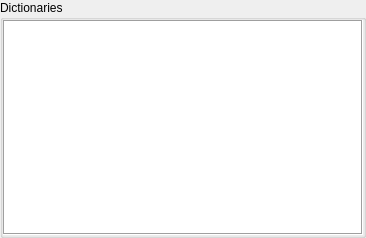
<?xml version="1.0" encoding="UTF-8"?>
<ui version="4.0">
 <class>DictionariesWidget</class>
 <widget class="QGroupBox" name="DictionariesWidget">
  <property name="geometry">
   <rect>
    <x>0</x>
    <y>0</y>
    <width>366</width>
    <height>238</height>
   </rect>
  </property>
  <property name="sizePolicy">
   <sizepolicy hsizetype="Expanding" vsizetype="Expanding">
    <horstretch>0</horstretch>
    <verstretch>0</verstretch>
   </sizepolicy>
  </property>
  <property name="windowTitle">
   <string notr="true"/>
  </property>
  <property name="title">
   <string>Dictionaries</string>
  </property>
  <layout class="QVBoxLayout" name="verticalLayout">
   <property name="leftMargin">
    <number>0</number>
   </property>
   <property name="topMargin">
    <number>0</number>
   </property>
   <property name="rightMargin">
    <number>0</number>
   </property>
   <property name="bottomMargin">
    <number>0</number>
   </property>
   <item>
    <widget class="QListView" name="view">
     <property name="accessibleName">
      <string>Dictionaries</string>
     </property>
     <property name="frameShape">
      <enum>QFrame::Box</enum>
     </property>
     <property name="tabKeyNavigation">
      <bool>false</bool>
     </property>
     <property name="showDropIndicator" stdset="0">
      <bool>true</bool>
     </property>
     <property name="dragEnabled">
      <bool>true</bool>
     </property>
     <property name="dragDropOverwriteMode">
      <bool>false</bool>
     </property>
     <property name="dragDropMode">
      <enum>QAbstractItemView::DragDrop</enum>
     </property>
     <property name="defaultDropAction">
      <enum>Qt::IgnoreAction</enum>
     </property>
     <property name="alternatingRowColors">
      <bool>true</bool>
     </property>
     <property name="selectionMode">
      <enum>QAbstractItemView::ExtendedSelection</enum>
     </property>
     <property name="selectionBehavior">
      <enum>QAbstractItemView::SelectRows</enum>
     </property>
     <property name="textElideMode">
      <enum>Qt::ElideMiddle</enum>
     </property>
     <property name="uniformItemSizes">
      <bool>true</bool>
     </property>
    </widget>
   </item>
  </layout>
  <action name="action_EditDictionaries">
   <property name="icon">
    <iconset resource="resources.qrc">
     <normaloff>:/resources/pencil.svg</normaloff>:/resources/pencil.svg</iconset>
   </property>
   <property name="text">
    <string>&amp;Edit dictionaries</string>
   </property>
   <property name="toolTip">
    <string>Edit selected dictionaries.</string>
   </property>
   <property name="shortcut">
    <string>Ctrl+E</string>
   </property>
  </action>
  <action name="action_SaveDictionaries">
   <property name="icon">
    <iconset resource="resources.qrc">
     <normaloff>:/resources/save.svg</normaloff>:/resources/save.svg</iconset>
   </property>
   <property name="text">
    <string>&amp;Save dictionaries as...</string>
   </property>
   <property name="toolTip">
    <string>Save the selected dictionaries: create a new copy of each dictionary, or merge them into a new dictionary.</string>
   </property>
   <property name="shortcut">
    <string>Ctrl+S</string>
   </property>
  </action>
  <action name="action_RemoveDictionaries">
   <property name="icon">
    <iconset resource="resources.qrc">
     <normaloff>:/resources/remove.svg</normaloff>:/resources/remove.svg</iconset>
   </property>
   <property name="text">
    <string>&amp;Remove dictionaries</string>
   </property>
   <property name="toolTip">
    <string>Remove selected dictionaries.</string>
   </property>
   <property name="shortcut">
    <string>Del</string>
   </property>
  </action>
  <action name="action_Undo">
   <property name="icon">
    <iconset resource="resources.qrc">
     <normaloff>:/resources/undo.svg</normaloff>:/resources/undo.svg</iconset>
   </property>
   <property name="text">
    <string>&amp;Undo</string>
   </property>
   <property name="toolTip">
    <string>Undo last add/delete/reorder operation.</string>
   </property>
   <property name="shortcut">
    <string>Ctrl+Z</string>
   </property>
  </action>
  <action name="action_AddDictionaries">
   <property name="icon">
    <iconset resource="resources.qrc">
     <normaloff>:/resources/add.svg</normaloff>:/resources/add.svg</iconset>
   </property>
   <property name="text">
    <string>&amp;Add dictionaries</string>
   </property>
   <property name="toolTip">
    <string>Add dictionaries.</string>
   </property>
   <property name="shortcut">
    <string>Ctrl+O</string>
   </property>
  </action>
  <action name="action_AddTranslation">
   <property name="icon">
    <iconset resource="resources.qrc">
     <normaloff>:/resources/translation_add.svg</normaloff>:/resources/translation_add.svg</iconset>
   </property>
   <property name="text">
    <string>Add &amp;translation</string>
   </property>
   <property name="toolTip">
    <string>Add a new translation.</string>
   </property>
   <property name="shortcut">
    <string>Ctrl+N</string>
   </property>
  </action>
  <action name="action_MoveDictionariesUp">
   <property name="icon">
    <iconset resource="resources.qrc">
     <normaloff>:/resources/up.svg</normaloff>:/resources/up.svg</iconset>
   </property>
   <property name="text">
    <string>Move dictionaries &amp;up</string>
   </property>
   <property name="toolTip">
    <string>Move selected dictionaries up.</string>
   </property>
  </action>
  <action name="action_MoveDictionariesDown">
   <property name="icon">
    <iconset resource="resources.qrc">
     <normaloff>:/resources/down.svg</normaloff>:/resources/down.svg</iconset>
   </property>
   <property name="text">
    <string>Move dictionaries &amp;down</string>
   </property>
   <property name="toolTip">
    <string>Move selected dictionaries down.</string>
   </property>
  </action>
  <action name="action_CopyDictionaries">
   <property name="text">
    <string>Create a copy of each dictionary</string>
   </property>
  </action>
  <action name="action_MergeDictionaries">
   <property name="text">
    <string>Merge dictionaries into a new one</string>
   </property>
  </action>
  <action name="action_OpenDictionaries">
   <property name="text">
    <string>Load dictionaries</string>
   </property>
  </action>
  <action name="action_CreateDictionary">
   <property name="text">
    <string>Create dictionary</string>
   </property>
  </action>
 </widget>
 <layoutdefault spacing="5" margin="8"/>
 <resources>
  <include location="resources.qrc"/>
 </resources>
 <connections>
  <connection>
   <sender>action_RemoveDictionaries</sender>
   <signal>triggered()</signal>
   <receiver>DictionariesWidget</receiver>
   <slot>remove_selected_dictionaries()</slot>
   <hints>
    <hint type="sourcelabel">
     <x>-1</x>
     <y>-1</y>
    </hint>
    <hint type="destinationlabel">
     <x>199</x>
     <y>149</y>
    </hint>
   </hints>
  </connection>
  <connection>
   <sender>action_Undo</sender>
   <signal>triggered()</signal>
   <receiver>DictionariesWidget</receiver>
   <slot>undo()</slot>
   <hints>
    <hint type="sourcelabel">
     <x>-1</x>
     <y>-1</y>
    </hint>
    <hint type="destinationlabel">
     <x>199</x>
     <y>149</y>
    </hint>
   </hints>
  </connection>
  <connection>
   <sender>action_EditDictionaries</sender>
   <signal>triggered()</signal>
   <receiver>DictionariesWidget</receiver>
   <slot>edit_selected_dictionaries()</slot>
   <hints>
    <hint type="sourcelabel">
     <x>-1</x>
     <y>-1</y>
    </hint>
    <hint type="destinationlabel">
     <x>199</x>
     <y>149</y>
    </hint>
   </hints>
  </connection>
  <connection>
   <sender>action_AddDictionaries</sender>
   <signal>triggered()</signal>
   <receiver>DictionariesWidget</receiver>
   <slot>open_add_dictionaries_menu()</slot>
   <hints>
    <hint type="sourcelabel">
     <x>-1</x>
     <y>-1</y>
    </hint>
    <hint type="destinationlabel">
     <x>199</x>
     <y>149</y>
    </hint>
   </hints>
  </connection>
  <connection>
   <sender>action_AddTranslation</sender>
   <signal>triggered()</signal>
   <receiver>DictionariesWidget</receiver>
   <slot>add_translation()</slot>
   <hints>
    <hint type="sourcelabel">
     <x>-1</x>
     <y>-1</y>
    </hint>
    <hint type="destinationlabel">
     <x>199</x>
     <y>149</y>
    </hint>
   </hints>
  </connection>
  <connection>
   <sender>view</sender>
   <signal>activated(QModelIndex)</signal>
   <receiver>DictionariesWidget</receiver>
   <slot>activate_dictionary(QModelIndex)</slot>
   <hints>
    <hint type="sourcelabel">
     <x>199</x>
     <y>149</y>
    </hint>
    <hint type="destinationlabel">
     <x>199</x>
     <y>149</y>
    </hint>
   </hints>
  </connection>
  <connection>
   <sender>action_MoveDictionariesDown</sender>
   <signal>triggered()</signal>
   <receiver>DictionariesWidget</receiver>
   <slot>move_selected_dictionaries_down()</slot>
   <hints>
    <hint type="sourcelabel">
     <x>-1</x>
     <y>-1</y>
    </hint>
    <hint type="destinationlabel">
     <x>182</x>
     <y>118</y>
    </hint>
   </hints>
  </connection>
  <connection>
   <sender>action_MoveDictionariesUp</sender>
   <signal>triggered()</signal>
   <receiver>DictionariesWidget</receiver>
   <slot>move_selected_dictionaries_up()</slot>
   <hints>
    <hint type="sourcelabel">
     <x>-1</x>
     <y>-1</y>
    </hint>
    <hint type="destinationlabel">
     <x>182</x>
     <y>118</y>
    </hint>
   </hints>
  </connection>
  <connection>
   <sender>action_OpenDictionaries</sender>
   <signal>triggered()</signal>
   <receiver>DictionariesWidget</receiver>
   <slot>open_open_dictionaries_dialog()</slot>
   <hints>
    <hint type="sourcelabel">
     <x>-1</x>
     <y>-1</y>
    </hint>
    <hint type="destinationlabel">
     <x>182</x>
     <y>118</y>
    </hint>
   </hints>
  </connection>
  <connection>
   <sender>action_CreateDictionary</sender>
   <signal>triggered()</signal>
   <receiver>DictionariesWidget</receiver>
   <slot>open_create_new_dictionary_dialog()</slot>
   <hints>
    <hint type="sourcelabel">
     <x>-1</x>
     <y>-1</y>
    </hint>
    <hint type="destinationlabel">
     <x>182</x>
     <y>118</y>
    </hint>
   </hints>
  </connection>
  <connection>
   <sender>action_MergeDictionaries</sender>
   <signal>triggered()</signal>
   <receiver>DictionariesWidget</receiver>
   <slot>merge_selected_dictionaries()</slot>
   <hints>
    <hint type="sourcelabel">
     <x>-1</x>
     <y>-1</y>
    </hint>
    <hint type="destinationlabel">
     <x>182</x>
     <y>118</y>
    </hint>
   </hints>
  </connection>
  <connection>
   <sender>action_CopyDictionaries</sender>
   <signal>triggered()</signal>
   <receiver>DictionariesWidget</receiver>
   <slot>copy_selected_dictionaries()</slot>
   <hints>
    <hint type="sourcelabel">
     <x>-1</x>
     <y>-1</y>
    </hint>
    <hint type="destinationlabel">
     <x>182</x>
     <y>118</y>
    </hint>
   </hints>
  </connection>
 </connections>
 <slots>
  <slot>remove_selected_dictionaries()</slot>
  <slot>undo()</slot>
  <slot>edit_selected_dictionaries()</slot>
  <slot>open_add_dictionaries_menu()</slot>
  <slot>add_translation()</slot>
  <slot>activate_dictionary(QModelIndex)</slot>
  <slot>move_selected_dictionaries_up()</slot>
  <slot>move_selected_dictionaries_down()</slot>
  <slot>open_open_dictionaries_dialog()</slot>
  <slot>open_create_new_dictionary_dialog()</slot>
  <slot>merge_selected_dictionaries()</slot>
  <slot>copy_selected_dictionaries()</slot>
 </slots>
</ui>
